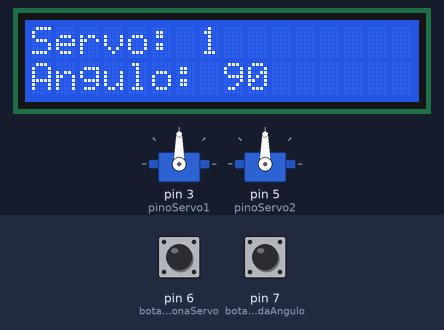
Bench run of a sketch on a simulated Arduino Uno, built with avr-gcc and run on an emulated ATmega328P. On the bench: 16×2 character LCD, 2 × servo. The inputs (shaded band) are chosen by the test bench; at power-on: pin 7 (botaoMudaAngulo) LOW, pin 6 (botaoSelecionaServo) LOW.

Above: at 1.2 s.
1.3 s: pin 7 (botaoMudaAngulo) pulled HIGH for 0.15 s
At 2.1 s:
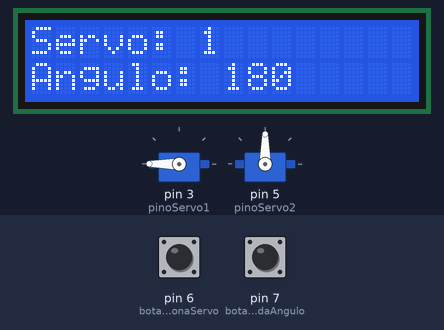
2.9 s: pin 7 (botaoMudaAngulo) pulled HIGH for 1 s
At 3.2 s:
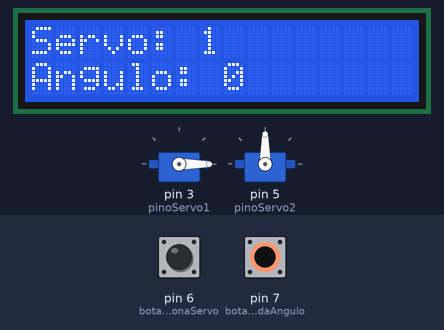
5.4 s: pin 6 (botaoSelecionaServo) pulled HIGH for 0.15 s
At 6.4 s:
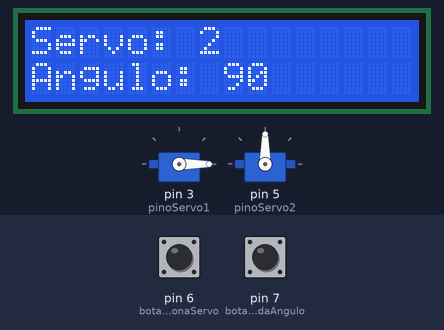
7.0 s: pin 7 (botaoMudaAngulo) pulled HIGH for 0.15 s
At 7.6 s:
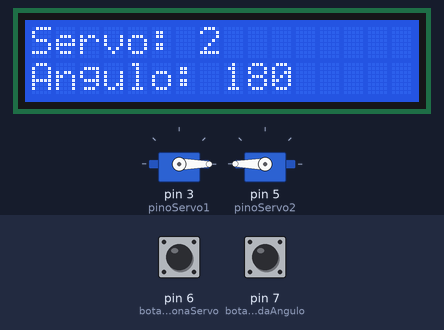
8.6 s: pin 7 (botaoMudaAngulo) pulled HIGH for 3.2 s
At 10.0 s:
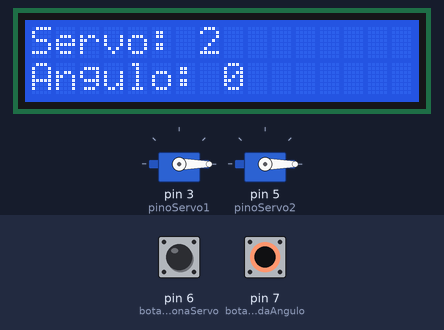
13.3 s: pin 6 (botaoSelecionaServo) pulled HIGH for 1 s
At 14.7 s:
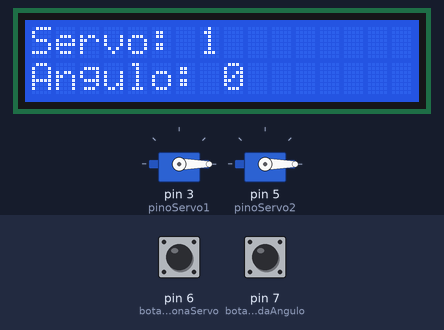
Timing chart, 0 to 16.3 s (numbered marks = the images above; inputs shaded):
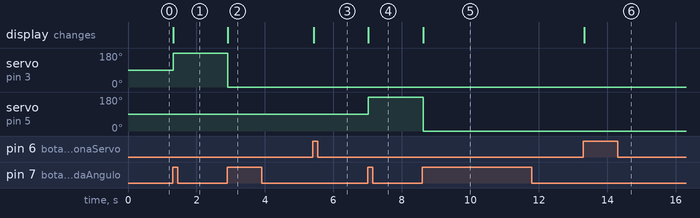

The sketch:

index.ino
```cpp
// Inclusão das bibliotecas
#include <Wire.h>
#include <LiquidCrystal_I2C.h>
#include <Servo.h>

//LCD 16x2 I2C
LiquidCrystal_I2C lcd(0x20, 16, 2);

//Servos
Servo servo1;
Servo servo2;

//Pinos
const int botaoSelecionaServo = 6;
const int botaoMudaAngulo = 7;
const int pinoServo1 = 3;
const int pinoServo2 = 5;

// Estado
int ServoAtual = 1;
int angulos[] = {0, 90, 180}; //angulos[0] = 0, angulos[1] = 90, angulos[2] = 180
               //0,  1,   2
int anguloAtual1 = 1;
int anguloAtual2 = 1;

// Controle de botão
bool botao1Anterior = LOW;
bool botao2Anterior = LOW;


void setup(){
lcd.init();
lcd.backlight();

pinMode(botaoSelecionaServo, INPUT);
pinMode(botaoMudaAngulo, INPUT);

servo1.attach(pinoServo1);
servo2.attach(pinoServo2);

atualizarLCD();
}

void loop(){
  bool botao1 = digitalRead(botaoSelecionaServo);
  bool botao2 = digitalRead(botaoMudaAngulo);

  if (botao1 == HIGH && botao1Anterior == LOW){
    ServoAtual = (ServoAtual == 1) ? 2 : 1;
    atualizarLCD();
    delay(200);
  }

  if (botao2 == HIGH && botao2Anterior == LOW){
    if (ServoAtual == 1){
    	anguloAtual1 = (anguloAtual1 + 1) % 3;
      	servo1.write(angulos[anguloAtual1]);
    } else {
		anguloAtual2 = (anguloAtual2 + 1) % 3;
      	servo2.write(angulos[anguloAtual2]);
    }
    atualizarLCD();
    delay(200);
  }
    botao1Anterior = botao1;
    botao2Anterior = botao2;
}

void atualizarLCD(){
lcd.clear();
lcd.setCursor(0,0);
lcd.print("Servo: ");
lcd.print(ServoAtual);
lcd.setCursor(0,1);
lcd.print("Angulo: ");
  if (ServoAtual == 1){
   lcd.print(angulos[anguloAtual1]);
  } else {
  lcd.print(angulos[anguloAtual2]);
  }
}
```

Measured:
- after the input at 1.3 s, servo on pin 3 (pinoServo1): 90° → 180° at once; the display: changes at once (image 1)
- after the input at 2.9 s, servo on pin 3 (pinoServo1): 180° → 0° at once; the display: changes at once (image 2)
- after the input at 5.4 s, the display: changes at once (image 3)
- after the input at 7.0 s, servo on pin 5 (pinoServo2): 90° → 180° at once; the display: changes at once (image 4)
- after the input at 8.6 s, servo on pin 5 (pinoServo2): 180° → 0° at once; the display: changes at once (image 5)
- after the input at 13.3 s, the display: changes at once (image 6)
